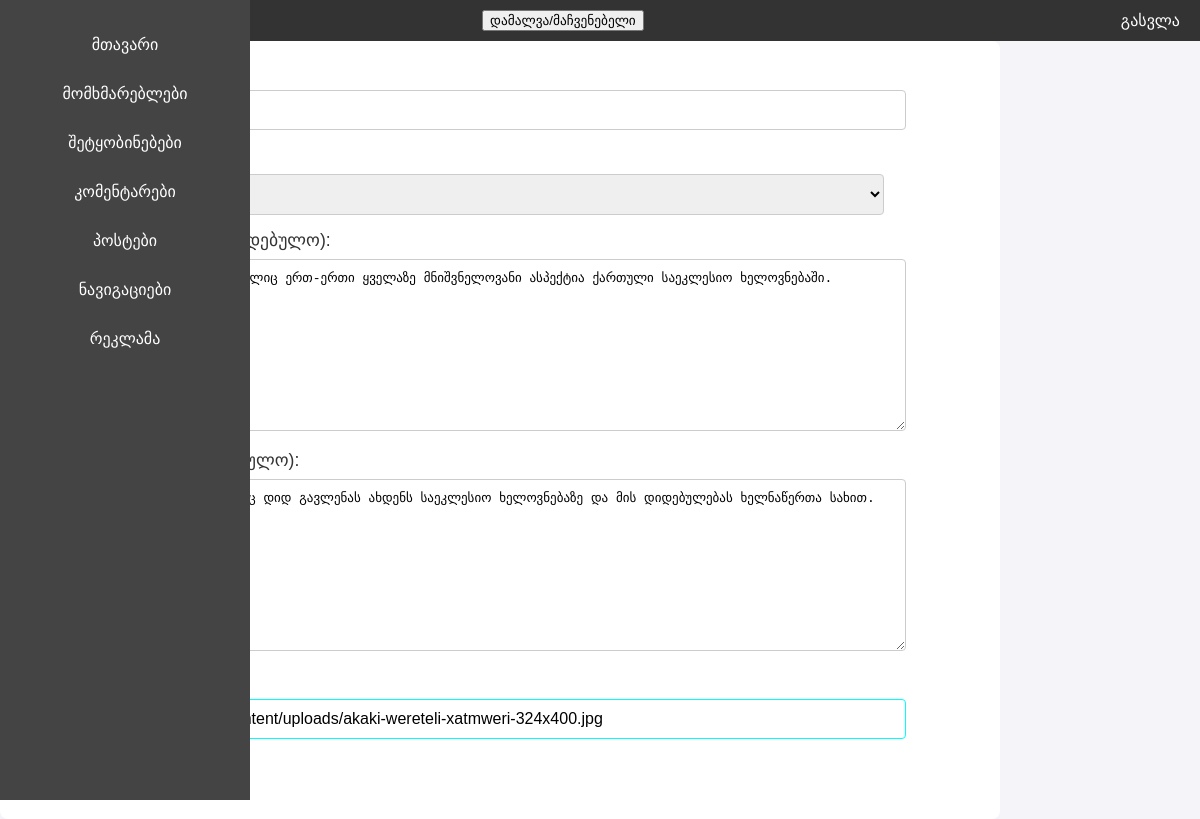
The page /admin/index.php?post_edit=60 (signed in) on the database its author committed.
### tables this page shows
CREATE TABLE `posts` (
  `id` int(11) NOT NULL,
  `name` varchar(255) NOT NULL,
  `small_description` text NOT NULL,
  `description` text NOT NULL,
  `imgs` text NOT NULL,
  `created_at` timestamp NOT NULL DEFAULT current_timestamp() ON UPDATE current_timestamp(),
  `count` int(255) NOT NULL,
  `navs_id` int(11) NOT NULL,
  `video` text DEFAULT NULL
);

CREATE TABLE `navs` (
  `id` int(11) NOT NULL,
  `name` varchar(30) NOT NULL,
  `navs_description` text NOT NULL
);

### admin/admin_src/post_edit.php (the view, shortened to what this page needs)
<?php
if(isset($_GET['post_edit'])){
    $idforedit = $_GET['post_edit'];
    $postedit = mysqli_fetch_all($connect->query("SELECT name, id, navs_id, imgs, small_description, description, small_description FROM posts WHERE id = '$idforedit'"), MYSQLI_ASSOC);
    $categories = mysqli_fetch_all($connect->query("SELECT id, name FROM navs"), MYSQLI_ASSOC);
}
$updateSuccess = isset($_GET['updated']) && $_GET['updated'] == 'true';
?>
<form action="?post_edit=<?=$idforedit?>" method="POST" class="edit-post-form">
    <label for="name" class="form-label">სათაური:</label>
    <input type="text" id="name" name="name" value="<?=$postedit[0]['name']?>" class="form-input" required>
    <label for="category" class="form-label">კატეგორია:</label>
    <select id="category" name="category" class="form-input" required>
        <?php foreach($categories as $category): ?>
            <option value="<?=$category['id']?>" <?=$category['id'] == $postedit[0]['navs_id'] ? 'selected' : ''?>><?=$category['name']?></option>
        <?php endforeach; ?>
    </select>
    <label for="small_description" class="form-label">მოკლე აღწერა (არასავალდებულო):</label>
    <textarea id="small_description" name="small_description" class="form-textarea"><?=$postedit[0]['small_description']?></textarea>
    <label for="description" class="form-label">სრული აღწერა (სავალდებულო):</label>
    <textarea id="description" name="description" class="form-textarea" required><?=$postedit[0]['description']?></textarea>
    <label for="imgs" class="form-label">სურათის მისამართი:</label>
    <input type="url" id="imgs" name="imgs" class="form-input" value="<?=$postedit[0]['imgs']?>" placeholder="შეიყვანეთ სურათის მისამართი" required>
    <button type="submit" class="form-submit-btn" <?php echo $updateSuccess ? 'style="display:none;"' : ''; ?>>განაახლე პოსტი</button>
</form>

### admin/adminstyle.css (style rules this page uses)
body { font-family: Arial, sans-serif; margin: 0; padding: 0; background-color: #f4f4f9; }
.edit-post-form { width: 80%; max-width: 80%; padding: 20px; background-color: #ffffff; border-radius: 8px; }
.edit-post-form .form-label { display: block; font-size: 1.1em; margin-bottom: 8px; color: #333; }
.edit-post-form .form-input, .edit-post-form .form-textarea { width: 90%; padding: 10px; margin-bottom: 15px; border: 1px solid #ccc; border-radius: 4px; font-size: 1em; }
.edit-post-form .form-input[type="url"] { border-color: aqua; }
.edit-post-form .form-submit-btn { background-color:aqua; color: white; font-size: 1.1em; padding: 12px 20px; border: none; border-radius: 4px; cursor: pointer; transition: background-color 0.3s ease; }
.edit-post-form .form-textarea { min-height: 150px; resize: vertical; }

### rows shown on the page
posts: name "აკაკი წერეთლის ხატწერა", category "საეკლესიო ხელოვნება", small_description "აკაკი წერეთლის ხატწერა, რომელიც ერთ-ერთი ყველაზე მნიშვნელოვანი ასპექტია ქართული საეკლესიო ხელოვნებაში.", description "აკაკი წერეთლის წერა, რომელიც დიდ გავლენას ახდენს საეკლესიო ხელოვნებაზე და მის დიდებულებას ხელნაწერთა სახით.", imgs "https://www.ambioni.ge/wp-content/uploads/akaki-wereteli-xatmweri-324x400.jpg"
